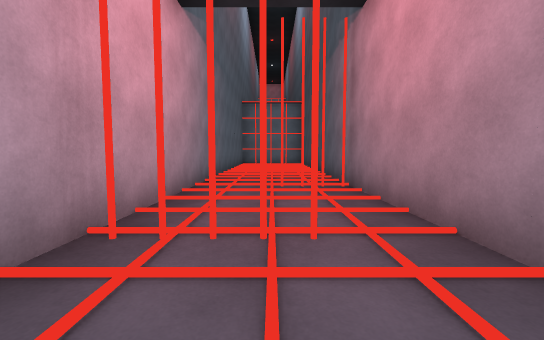
View 1 (above)

14 first-person views from a walk through a scene from a Unity 3-D project. The camera is 1.2 m above the floor, tilts 4° down and sees 90° across. The floor is counted in squares, 2 m on a side. Each view is taken from the middle of a square. On the plan, view 1 faces up. The plan holds only what a view shows up to about 9 squares ahead; the rest is blank. The place goes on beyond the plan. The player is left out.

View 2
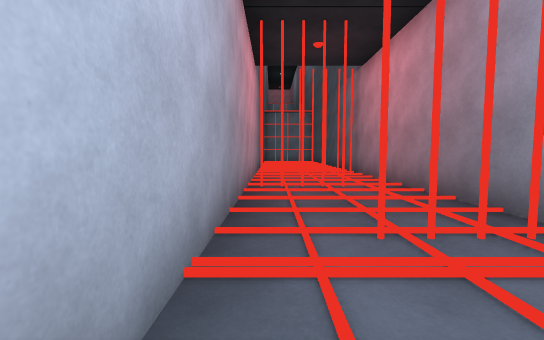

View 3
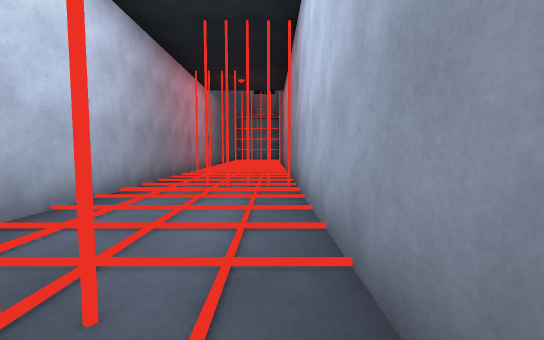

View 4
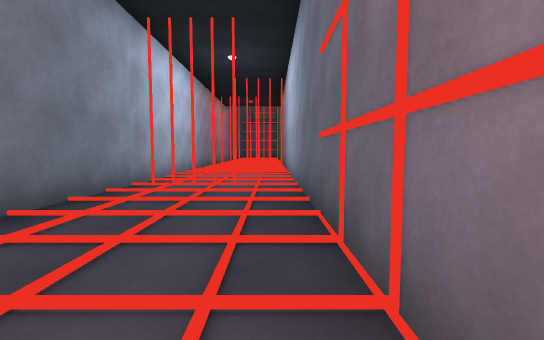

View 5
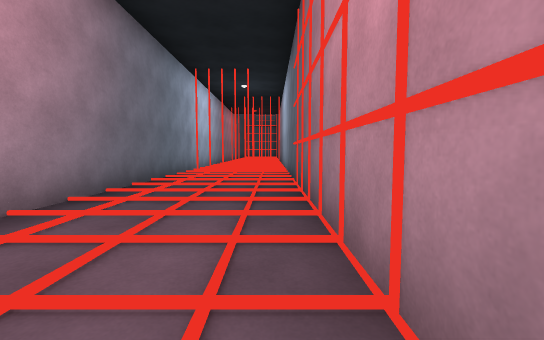

View 6
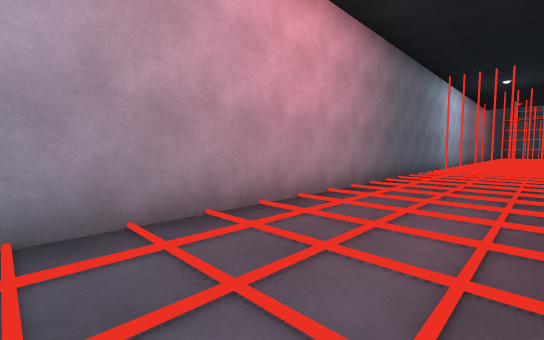

View 7
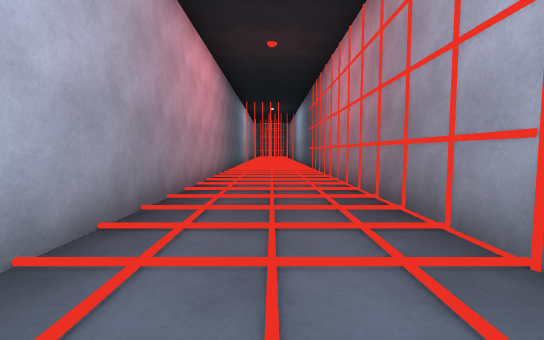

View 8
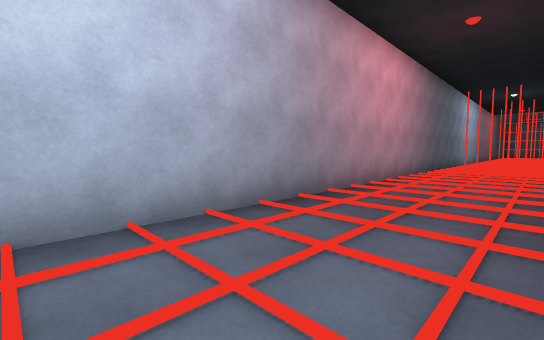

View 9
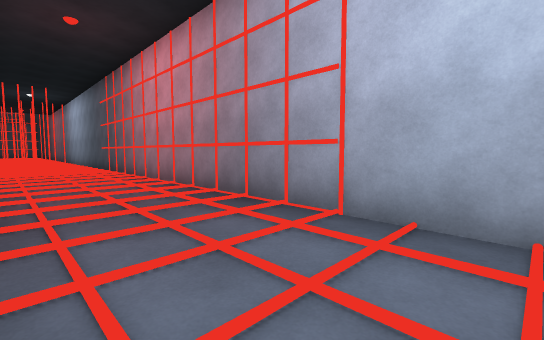

View 10
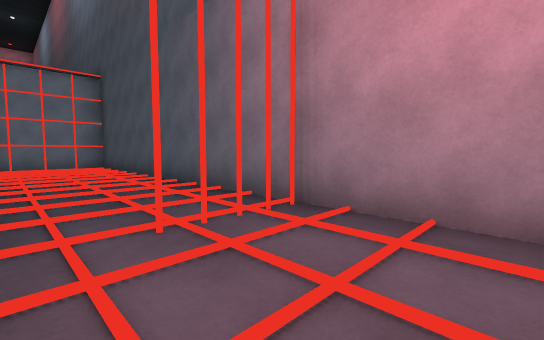

View 11
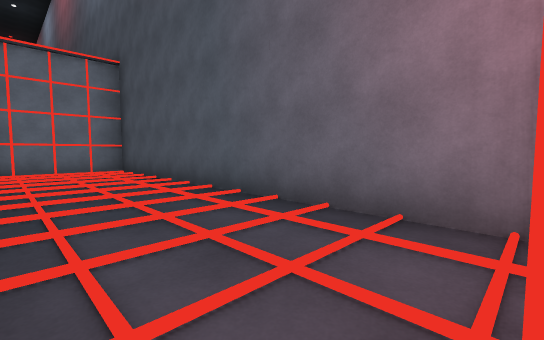

View 12
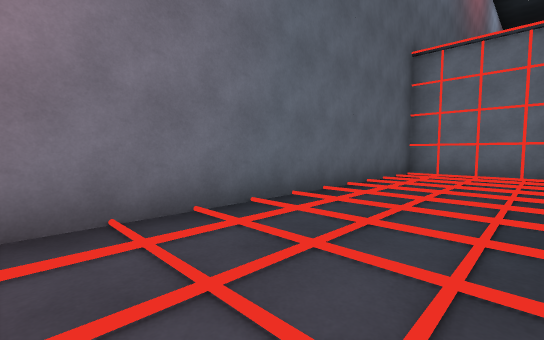

View 13
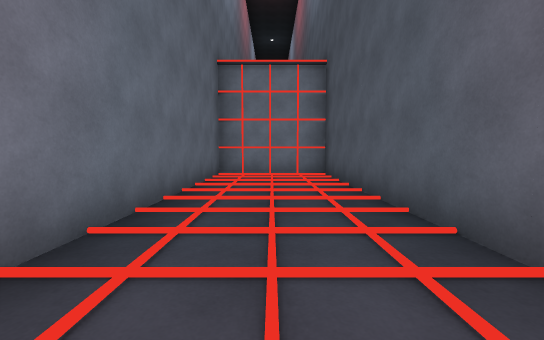

View 14
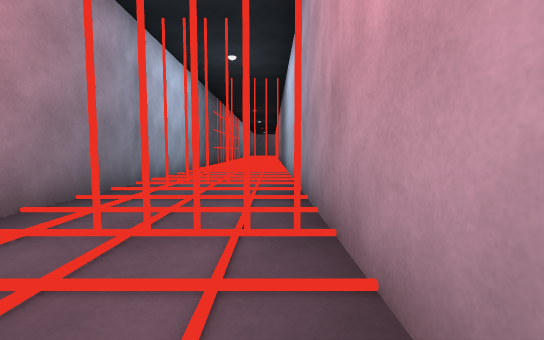

### Floor plan
Key: @ floor where view 1 was taken; # wall or solid block; . floor.
Columns run from 2 left of view 1 to 2 right of it. Each row starts with its distance up from view 1.
 14 #####
 13 #...#
 12 #...#
 11 #...#
 10 #...#
  9 #...#
  8 #...#
  7 #...#
  6 #...#
  5 #.###
  4 #...#
  3 #...#
  2 ###.#
  1 #...#
  0 #.@.#
 -1 #.###
 -2 #...#
 -3 #...#
 -4 #...#
 -5 ###.#
 -6 #...#
 -7 #...#
 -8 #...#
 -9 #...#
-10 #...#
-11 #...#
-12 #...#
-13 #...#
-14 #...#
-15 #...#
-16 #...#
-17 #...#
-18 #...#

Where each view was taken, in squares from view 1:
view 1: 0 up, 0 right, facing up
view 2: 3 down, 1 left, facing up
view 3: 6 down, 1 right, facing up
view 4: 10 down, 1 right, facing up
view 5: 13 down, 1 right, facing up
view 6: 15 down, 1 right, facing up-left
view 7: 18 down, 0 right, facing up
view 8: 18 down, 1 right, facing up-left
view 9: 18 down, 1 left, facing up-right
view 10: 3 up, 1 left, facing up-right
view 11: 5 up, 1 left, facing up-right
view 12: 6 up, 1 right, facing up-left
view 13: 6 up, 0 right, facing up
view 14: 4 up, 1 left, facing down
